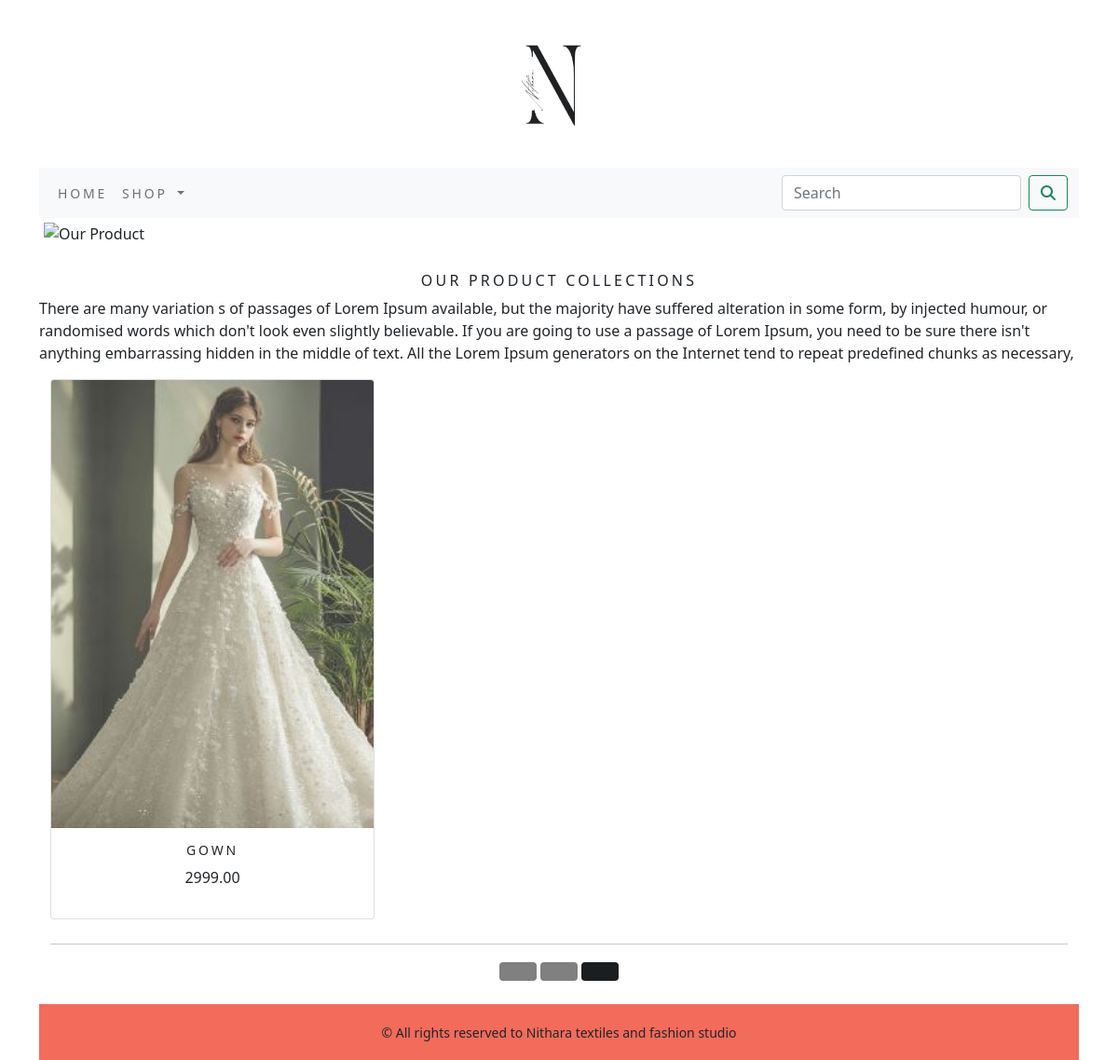
The app's page /shop/?page=3 with its own data.
### shop/models.py (models this page shows, shortened)
class Product(models.Model):
    name=models.CharField(unique=True,max_length=500)
    slug=models.SlugField(unique=True,max_length=500)
    description=models.TextField(blank=True)
    price=models.DecimalField(max_digits=10,decimal_places=2)
    category=models.ForeignKey(Category,on_delete=models.CASCADE)
    image=models.ImageField(upload_to='product',blank=True)
    stock=models.IntegerField()
    available=models.BooleanField(default=True)
    created=models.DateTimeField(auto_now_add=True)
    updated=models.DateTimeField(auto_now=True)
    class Meta:
        ordering=('name',)
        verbose_name='product'
        verbose_name_plural='products'
    def get_url(self):
            return reverse('shop:product_details_by_category',args=[self.category.slug,self.slug])

### shop/views.py (the view)
# urls.py: path('',views.AllProducts,name='AllProducts'),
def AllProducts(request,cat_slug=None):
    cat_page=None
    product_list=None
    if cat_slug!= None:
        cat_page=get_object_or_404(Category,slug=cat_slug)
        product_list=Product.objects.all().filter(category=cat_page,available=True)
    else:
        product_list=Product.objects.all().filter(available=True)
    paginator=Paginator(product_list,6)
    try:
        page=int(request.GET.get('page','1'))
    except:
        page=1
    try:
        products=paginator.page(page)
    except (EmptyPage,InvalidPage):
        products=paginator.page(paginator.num_pages)
    return render(request,'category.html',{'category':cat_page,'products':products})

### cart/context_processors.py (called while the page is built)
def counter(request):
    item_count=0
    if 'admin' in request.path:
        return {}
    else:
        try:
            cart=Cart.objects.filter(cart_id=_cart_id(request))
            cart_items=Cart_Item.objects.all().filter(cart=cart[:1])
            for cart_item in cart_items:
                item_count+=cart_item.quantity
        except Cart.DoesNotExist:
            item_count=0
    return dict(item_count=item_count)

### cart/views.py (called while the page is built)
def _cart_id(request):
    cart=request.session.session_key
    if not cart:
        cart = request.session.create()
    return cart

### shop/context_processors.py (called while the page is built)
def menu_links(request):
    links=Category.objects.all()
    return dict(links=links)

### shop/models.py (called while the page is built)
    def get_url(self):
            return reverse('shop:product_by_category',args=[self.slug])

### templates/category.html (shortened to what this page needs)
{% extends "base.html" %}
{% load static %}
{% block content %}
<div class="mx_auto">
  {% if category %}
  <img class="my_image" src="{{category.image.url}}" alt="{{category.name}}" />
</div>
<br>
<div>
  <h1 class="text-center my_title">{{category.name}}</h1>
  <p class="text-justify">{{category.description}}</p>
</div>
{% else %}
<div>
  <img
    class="my_image my_image_padding"src="{% static 'img/banner.png' %}"alt="Our Product"/>
</div>
<br>
<div>
  <h1 class="text-center my_title">Our product Collections</h1>
  <p class="text-justify">
    There are many variation s of passages of Lorem Ipsum available, but the
    majority have suffered alteration in some form, by injected humour, or
    randomised words which don't look even slightly believable. If you are going
    to use a passage of Lorem Ipsum, you need to be sure there isn't anything
    embarrassing hidden in the middle of text. All the Lorem Ipsum generators on
    the Internet tend to repeat predefined chunks as necessary,
  </p>
</div>
{% endif %}
<div class="container">
  <div class="row mx_auto">
    {% for product in products.object_list %}
    <div class="my_bottom_margin col-9 col-sm-12 col-md-4 col-lg-4">
      <div class="card text-center" style="min-width: 18rem">
        <a href="{{product.get_url}}"><img class="card-img-top my_image"src="{{product.image.url}}"alt="{{product.name}}"/></a>
        <div class="card-body">
          <h4>{{product.name}}</h4>
          <p>{{product.price}}</p>
        </div>
      </div>
    </div>
    {% endfor %}
  </div>
  <div class="mx_auto">
    {% if products.paginator.num_pages > 1 %}
   <hr>
    <div class="text-center">
      {% for pg in products.paginator.page_range %}
      <a href="?page={{pg}}"  class="btn btn-dark btn-md page-button{% if products.number == pg %} active {% endif %}"{{pg}}></a>
      {% endfor %}
    </div>
    {% endif %}
  </div>
  <br>
</div>
{% endblock %}

### static/css/custom.css (style rules this page uses)
.my_image { width: 100%; height: auto; }
.my_title { font-size: 16px; text-transform: uppercase; letter-spacing: .2em; }
.my_image_padding { padding: 5px; }
.my_bottom_margin { margin-bottom: 10px; }
.card-body h4 { font-size: 14px; text-transform: uppercase; letter-spacing: .2em; }
.text-center .page-button { background-color: #808080; color: #ffffff; font-size: 16px; padding: 10px 20px; border: none; cursor: pointer; }

### records on screen
Product: image (picture), name "GOWN", price "2999.00"
